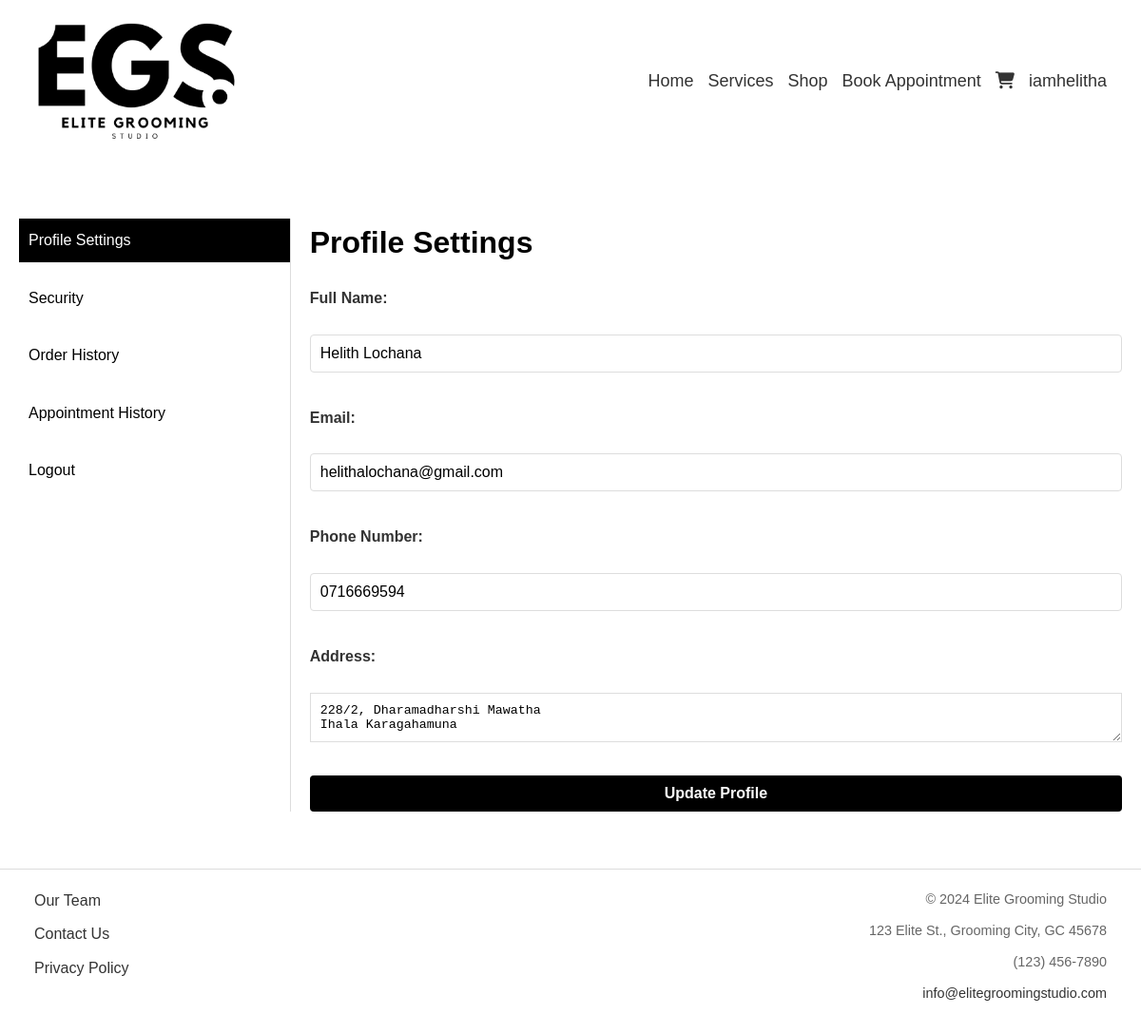
Screenshot of /profile/settings.php (signed in) with the database file from the repository.
### tables this page shows
CREATE TABLE `users` (
  `user_id` int NOT NULL,
  `full_name` varchar(100) NOT NULL,
  `email` varchar(150) NOT NULL,
  `username` varchar(50) NOT NULL,
  `phone` varchar(20) DEFAULT NULL,
  `address` text,
  `password` varchar(255) NOT NULL,
  `role` enum('user','admin') DEFAULT 'user',
  `is_active` tinyint(1) DEFAULT '1',
  `created_at` timestamp NULL DEFAULT CURRENT_TIMESTAMP,
  `updated_at` timestamp NULL DEFAULT CURRENT_TIMESTAMP ON UPDATE CURRENT_TIMESTAMP
);

### functions.php (called while the page is built, shortened)
<?php
function connectDB()
{
    try {
        $pdo = new PDO('mysql:host=' . DB_HOST . ';dbname=' . DB_NAME, DB_USER, DB_PASS);
        $pdo->setAttribute(PDO::ATTR_ERRMODE, PDO::ERRMODE_EXCEPTION);
        $pdo->setAttribute(PDO::ATTR_DEFAULT_FETCH_MODE, PDO::FETCH_ASSOC);
        return $pdo;
    } catch (PDOException $e) {
        die("Database connection failed: " . $e->getMessage());
    }
}
function getUserDetails($userId)
{
    $pdo = connectDB();
    try {
        $sql = "SELECT * FROM users WHERE user_id = :user_id LIMIT 1";
        $stmt = $pdo->prepare($sql);
        $stmt->execute([':user_id' => $userId]);
        return $stmt->fetch();
    } catch (PDOException $e) {
        return false;
    }
}

### profile/settings.php (the view, shortened to what this page needs)
<!DOCTYPE html>
<html lang="en">
<head>
    <link rel="stylesheet" href="/EGS/assets/css/style.css">
</head>
<body>
    <?php require_once $_SERVER['DOCUMENT_ROOT'] . '/EGS/elements/header.php'; ?>
    <?php
    require_once $_SERVER['DOCUMENT_ROOT'] . '/EGS/functions.php';
    $userDetails = getUserDetails($_SESSION['user_id']);
    ?>
    <main class="profile-container">
        <?php require_once $_SERVER['DOCUMENT_ROOT'] . '/EGS/profile/sidebar.php'; ?>
        <div class="profile-content">
            <h1>Profile Settings</h1>
            <form action="" method="POST" enctype="multipart/form-data">
                <label for="name">Full Name:</label>
                <input type="text" id="name" name="name" value="<?= htmlspecialchars($userDetails['full_name']) ?>" require_onced>
                <label for="email">Email:</label>
                <input type="email" id="email" name="email" value="<?= htmlspecialchars($userDetails['email']) ?>" require_onced>
                <label for="phone">Phone Number:</label>
                <input type="tel" id="phone" name="phone" value="<?= htmlspecialchars($userDetails['phone']) ?>" require_onced>
                <label for="address">Address:</label>
                <textarea id="address" name="address" require_onced><?= htmlspecialchars($userDetails['address']) ?></textarea>
                <button type="submit">Update Profile</button>
            </form>
        </div>
    </main>
    <?php require_once $_SERVER['DOCUMENT_ROOT'] . '/EGS/elements/footer.php'; ?>
</body>
</html>

### assets/css/style.css (style rules this page uses)
* { margin: 0; padding: 0; box-sizing: border-box; }
body { font-family: Arial, sans-serif; line-height: 1.6; margin: 0; background-color: #fff; color: #333; }
main { padding: 0 3%; margin-bottom: 20px; }
form { display: flex; flex-direction: column; gap: 20px; }
form label { font-size: 1rem; font-weight: bold; color: #333; }
form input { width: 100%; padding: 10px; font-size: 1rem; border: 1px solid #ccc; border-radius: 4px; background-color: #fff; color: #333; transition: border-color 0.3s ease, box-shadow 0.3s ease; }
form button { background-color: #fff; color: #000; font-size: 1rem; font-weight: bold; padding: 12px 20px; border: 1px solid #000; border-radius: 4px; cursor: pointer; transition: all 0.3s ease; }
.profile-container { display: flex; gap: 20px; max-width: 1200px; margin: 40px auto; padding: 20px; }
.profile-content { flex: 0.75; }
.profile-content h1 { font-size: 2rem; margin-bottom: 20px; color: #000; }
.profile-content form label { font-size: 1rem; font-weight: bold; margin-bottom: 5px; display: block; }
.profile-content form input, .profile-content form textarea { width: 100%; padding: 10px; margin-bottom: 15px; border: 1px solid #ddd; color: #000; }
.profile-content form button { padding: 10px 20px; background-color: #000; color: #fff; border: none; cursor: pointer; transition: background-color 0.3s ease; }

### rows the page displays
users: name "Helith Lochana", email "helithalochana@gmail.com", phone "0716669594", address "228/2, Dharamadharshi Mawatha Ihala Karagahamuna"

### other values shown
$_SESSION['username'] "iamhelitha"
